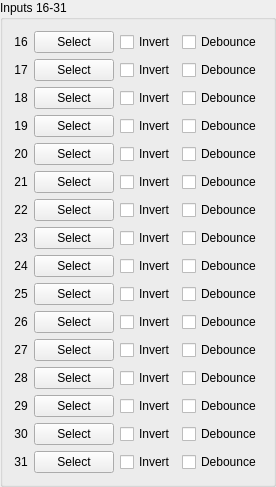
             <widget class="QGroupBox" name="groupBox_85">
              <property name="title">
               <string>Inputs 16-31</string>
              </property>
              <layout class="QGridLayout" name="gridLayout_108">
               <item row="14" column="0">
                <widget class="QLabel" name="label_796">
                 <property name="text">
                  <string>30</string>
                 </property>
                 <property name="alignment">
                  <set>Qt::AlignCenter</set>
                 </property>
                </widget>
               </item>
               <item row="2" column="0">
                <widget class="QLabel" name="label_784">
                 <property name="text">
                  <string>18</string>
                 </property>
                 <property name="alignment">
                  <set>Qt::AlignCenter</set>
                 </property>
                </widget>
               </item>
               <item row="5" column="1">
                <widget class="QPushButton" name="inputPB_21">
                 <property name="text">
                  <string>Select</string>
                 </property>
                </widget>
               </item>
               <item row="11" column="1">
                <widget class="QPushButton" name="inputPB_27">
                 <property name="text">
                  <string>Select</string>
                 </property>
                </widget>
               </item>
               <item row="7" column="0">
                <widget class="QLabel" name="label_789">
                 <property name="text">
                  <string>23</string>
                 </property>
                 <property name="alignment">
                  <set>Qt::AlignCenter</set>
                 </property>
                </widget>
               </item>
               <item row="13" column="0">
                <widget class="QLabel" name="label_795">
                 <property name="text">
                  <string>29</string>
                 </property>
                 <property name="alignment">
                  <set>Qt::AlignCenter</set>
                 </property>
                </widget>
               </item>
               <item row="3" column="0">
                <widget class="QLabel" name="label_785">
                 <property name="text">
                  <string>19</string>
                 </property>
                 <property name="alignment">
                  <set>Qt::AlignCenter</set>
                 </property>
                </widget>
               </item>
               <item row="10" column="2">
                <widget class="QCheckBox" name="inputInvertCB_26">
                 <property name="text">
                  <string>Invert</string>
                 </property>
                </widget>
               </item>
               <item row="12" column="0">
                <widget class="QLabel" name="label_794">
                 <property name="text">
                  <string>28</string>
                 </property>
                 <property name="alignment">
                  <set>Qt::AlignCenter</set>
                 </property>
                </widget>
               </item>
               <item row="15" column="0">
                <widget class="QLabel" name="label_797">
                 <property name="text">
                  <string>31</string>
                 </property>
                 <property name="alignment">
                  <set>Qt::AlignCenter</set>
                 </property>
                </widget>
               </item>
               <item row="12" column="2">
                <widget class="QCheckBox" name="inputInvertCB_28">
                 <property name="text">
                  <string>Invert</string>
                 </property>
                </widget>
               </item>
               <item row="6" column="0">
                <widget class="QLabel" name="label_788">
                 <property name="text">
                  <string>22</string>
                 </property>
                 <property name="alignment">
                  <set>Qt::AlignCenter</set>
                 </property>
                </widget>
               </item>
               <item row="1" column="1">
                <widget class="QPushButton" name="inputPB_17">
                 <property name="text">
                  <string>Select</string>
                 </property>
                </widget>
               </item>
               <item row="3" column="1">
                <widget class="QPushButton" name="inputPB_19">
                 <property name="text">
                  <string>Select</string>
                 </property>
                </widget>
               </item>
               <item row="2" column="2">
                <widget class="QCheckBox" name="inputInvertCB_18">
                 <property name="text">
                  <string>Invert</string>
                 </property>
                </widget>
               </item>
               <item row="15" column="1">
                <widget class="QPushButton" name="inputPB_31">
                 <property name="text">
                  <string>Select</string>
                 </property>
                </widget>
               </item>
               <item row="6" column="1">
                <widget class="QPushButton" name="inputPB_22">
                 <property name="text">
                  <string>Select</string>
                 </property>
                </widget>
               </item>
               <item row="4" column="1">
                <widget class="QPushButton" name="inputPB_20">
                 <property name="text">
                  <string>Select</string>
                 </property>
                </widget>
               </item>
               <item row="13" column="1">
                <widget class="QPushButton" name="inputPB_29">
                 <property name="text">
                  <string>Select</string>
                 </property>
                </widget>
               </item>
               <item row="0" column="0">
                <widget class="QLabel" name="label_782">
                 <property name="text">
                  <string>16</string>
                 </property>
                 <property name="alignment">
                  <set>Qt::AlignCenter</set>
                 </property>
                </widget>
               </item>
               <item row="1" column="2">
                <widget class="QCheckBox" name="inputInvertCB_17">
                 <property name="text">
                  <string>Invert</string>
                 </property>
                </widget>
               </item>
               <item row="6" column="2">
                <widget class="QCheckBox" name="inputInvertCB_22">
                 <property name="text">
                  <string>Invert</string>
                 </property>
                </widget>
               </item>
               <item row="0" column="2">
                <widget class="QCheckBox" name="inputInvertCB_16">
                 <property name="text">
                  <string>Invert</string>
                 </property>
                </widget>
               </item>
               <item row="14" column="1">
                <widget class="QPushButton" name="inputPB_30">
                 <property name="text">
                  <string>Select</string>
                 </property>
                </widget>
               </item>
               <item row="11" column="0">
                <widget class="QLabel" name="label_793">
                 <property name="text">
                  <string>27</string>
                 </property>
                 <property name="alignment">
                  <set>Qt::AlignCenter</set>
                 </property>
                </widget>
               </item>
               <item row="8" column="1">
                <widget class="QPushButton" name="inputPB_24">
                 <property name="text">
                  <string>Select</string>
                 </property>
                </widget>
               </item>
               <item row="9" column="0">
                <widget class="QLabel" name="label_791">
                 <property name="text">
                  <string>25</string>
                 </property>
                 <property name="alignment">
                  <set>Qt::AlignCenter</set>
                 </property>
                </widget>
               </item>
               <item row="4" column="0">
                <widget class="QLabel" name="label_786">
                 <property name="text">
                  <string>20</string>
                 </property>
                 <property name="alignment">
                  <set>Qt::AlignCenter</set>
                 </property>
                </widget>
               </item>
               <item row="10" column="0">
                <widget class="QLabel" name="label_792">
                 <property name="text">
                  <string>26</string>
                 </property>
                 <property name="alignment">
                  <set>Qt::AlignCenter</set>
                 </property>
                </widget>
               </item>
               <item row="2" column="1">
                <widget class="QPushButton" name="inputPB_18">
                 <property name="text">
                  <string>Select</string>
                 </property>
                </widget>
               </item>
               <item row="10" column="1">
                <widget class="QPushButton" name="inputPB_26">
                 <property name="text">
                  <string>Select</string>
                 </property>
                </widget>
               </item>
               <item row="4" column="2">
                <widget class="QCheckBox" name="inputInvertCB_20">
                 <property name="text">
                  <string>Invert</string>
                 </property>
                </widget>
               </item>
               <item row="1" column="0">
                <widget class="QLabel" name="label_783">
                 <property name="text">
                  <string>17</string>
                 </property>
                 <property name="alignment">
                  <set>Qt::AlignCenter</set>
                 </property>
                </widget>
               </item>
               <item row="15" column="2">
                <widget class="QCheckBox" name="inputInvertCB_31">
                 <property name="text">
                  <string>Invert</string>
                 </property>
                </widget>
               </item>
               <item row="5" column="0">
                <widget class="QLabel" name="label_787">
                 <property name="text">
                  <string>21</string>
                 </property>
                 <property name="alignment">
                  <set>Qt::AlignCenter</set>
                 </property>
                </widget>
               </item>
               <item row="5" column="2">
                <widget class="QCheckBox" name="inputInvertCB_21">
                 <property name="text">
                  <string>Invert</string>
                 </property>
                </widget>
               </item>
               <item row="13" column="2">
                <widget class="QCheckBox" name="inputInvertCB_29">
                 <property name="text">
                  <string>Invert</string>
                 </property>
                </widget>
               </item>
               <item row="8" column="2">
                <widget class="QCheckBox" name="inputInvertCB_24">
                 <property name="text">
                  <string>Invert</string>
                 </property>
                </widget>
               </item>
               <item row="7" column="1">
                <widget class="QPushButton" name="inputPB_23">
                 <property name="text">
                  <string>Select</string>
                 </property>
                </widget>
               </item>
               <item row="7" column="2">
                <widget class="QCheckBox" name="inputInvertCB_23">
                 <property name="text">
                  <string>Invert</string>
                 </property>
                </widget>
               </item>
               <item row="11" column="2">
                <widget class="QCheckBox" name="inputInvertCB_27">
                 <property name="text">
                  <string>Invert</string>
                 </property>
                </widget>
               </item>
               <item row="0" column="1">
                <widget class="QPushButton" name="inputPB_16">
                 <property name="text">
                  <string>Select</string>
                 </property>
                </widget>
               </item>
               <item row="9" column="2">
                <widget class="QCheckBox" name="inputInvertCB_25">
                 <property name="text">
                  <string>Invert</string>
                 </property>
                </widget>
               </item>
               <item row="14" column="2">
                <widget class="QCheckBox" name="inputInvertCB_30">
                 <property name="text">
                  <string>Invert</string>
                 </property>
                </widget>
               </item>
               <item row="3" column="2">
                <widget class="QCheckBox" name="inputInvertCB_19">
                 <property name="text">
                  <string>Invert</string>
                 </property>
                </widget>
               </item>
               <item row="8" column="0">
                <widget class="QLabel" name="label_790">
                 <property name="text">
                  <string>24</string>
                 </property>
                 <property name="alignment">
                  <set>Qt::AlignCenter</set>
                 </property>
                </widget>
               </item>
               <item row="12" column="1">
                <widget class="QPushButton" name="inputPB_28">
                 <property name="text">
                  <string>Select</string>
                 </property>
                </widget>
               </item>
               <item row="9" column="1">
                <widget class="QPushButton" name="inputPB_25">
                 <property name="text">
                  <string>Select</string>
                 </property>
                </widget>
               </item>
               <item row="0" column="3">
                <widget class="QCheckBox" name="inputDebounceCB_16">
                 <property name="text">
                  <string>Debounce</string>
                 </property>
                </widget>
               </item>
               <item row="1" column="3">
                <widget class="QCheckBox" name="inputDebounceCB_17">
                 <property name="text">
                  <string>Debounce</string>
                 </property>
                </widget>
               </item>
               <item row="2" column="3">
                <widget class="QCheckBox" name="inputDebounceCB_18">
                 <property name="text">
                  <string>Debounce</string>
                 </property>
                </widget>
               </item>
               <item row="3" column="3">
                <widget class="QCheckBox" name="inputDebounceCB_19">
                 <property name="text">
                  <string>Debounce</string>
                 </property>
                </widget>
               </item>
               <item row="4" column="3">
                <widget class="QCheckBox" name="inputDebounceCB_20">
                 <property name="text">
                  <string>Debounce</string>
                 </property>
                </widget>
               </item>
               <item row="5" column="3">
                <widget class="QCheckBox" name="inputDebounceCB_21">
                 <property name="text">
                  <string>Debounce</string>
                 </property>
                </widget>
               </item>
               <item row="6" column="3">
                <widget class="QCheckBox" name="inputDebounceCB_22">
                 <property name="text">
                  <string>Debounce</string>
                 </property>
                </widget>
               </item>
               <item row="7" column="3">
                <widget class="QCheckBox" name="inputDebounceCB_23">
                 <property name="text">
                  <string>Debounce</string>
                 </property>
                </widget>
               </item>
               <item row="8" column="3">
                <widget class="QCheckBox" name="inputDebounceCB_24">
                 <property name="text">
                  <string>Debounce</string>
                 </property>
                </widget>
               </item>
               <item row="9" column="3">
                <widget class="QCheckBox" name="inputDebounceCB_25">
                 <property name="text">
                  <string>Debounce</string>
                 </property>
                </widget>
               </item>
               <item row="10" column="3">
                <widget class="QCheckBox" name="inputDebounceCB_26">
                 <property name="text">
                  <string>Debounce</string>
                 </property>
                </widget>
               </item>
               <item row="11" column="3">
                <widget class="QCheckBox" name="inputDebounceCB_27">
                 <property name="text">
                  <string>Debounce</string>
                 </property>
                </widget>
               </item>
               <item row="12" column="3">
                <widget class="QCheckBox" name="inputDebounceCB_28">
                 <property name="text">
                  <string>Debounce</string>
                 </property>
                </widget>
               </item>
               <item row="13" column="3">
                <widget class="QCheckBox" name="inputDebounceCB_29">
                 <property name="text">
                  <string>Debounce</string>
                 </property>
                </widget>
               </item>
               <item row="14" column="3">
                <widget class="QCheckBox" name="inputDebounceCB_30">
                 <property name="text">
                  <string>Debounce</string>
                 </property>
                </widget>
               </item>
               <item row="15" column="3">
                <widget class="QCheckBox" name="inputDebounceCB_31">
                 <property name="text">
                  <string>Debounce</string>
                 </property>
                </widget>
               </item>
              </layout>
             </widget>
